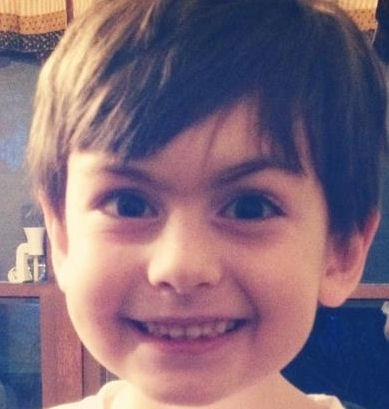
#> input picture Dataset/dataset/train/Autistic/Autistic.1003.jpg, 389 x 409 px, found by its file name; its folder holds only this picture in this run
$ python load_data.py
#> lines starting #> are read from the running program, lines starting #| are printed output that depends on the picture
import os
import cv2
import numpy as np
from sklearn.model_selection import train_test_split

# Paths to your training dataset
AUTISTIC_DIR = 'C:\\my-project\\Dataset\\dataset\\train\\Autistic'
NON_AUTISTIC_DIR = 'C:\\my-project\\Dataset\\dataset\\train\\Non_Autistic'


# Image size for resizing
IMG_SIZE = 128

def load_data():
    data = []
    labels = []

    # Loop through both folders and label them
    for category, label in [(AUTISTIC_DIR, 1), (NON_AUTISTIC_DIR, 0)]:
        for filename in os.listdir(category):
            img_path = os.path.join(category, filename)
            image = cv2.imread(img_path)
#> image is the input picture: shape (409, 389, 3); mean B, G, R 122.2, 106.8, 130.8
            if image is not None:
                image = cv2.resize(image, (IMG_SIZE, IMG_SIZE))  # Resize image
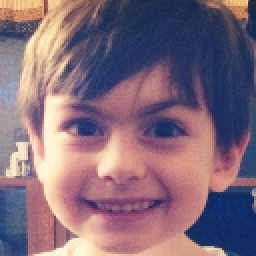
#> image: shape (128, 128, 3) (shown 2 times larger); mean B, G, R 122.1, 106.7, 130.6
                image = image / 255.0  # Normalize to 0-1
                data.append(image)
                labels.append(label)

    return np.array(data), np.array(labels)

# Load the data
#> (the run stopped early here; a loop or call above may not have finished)
